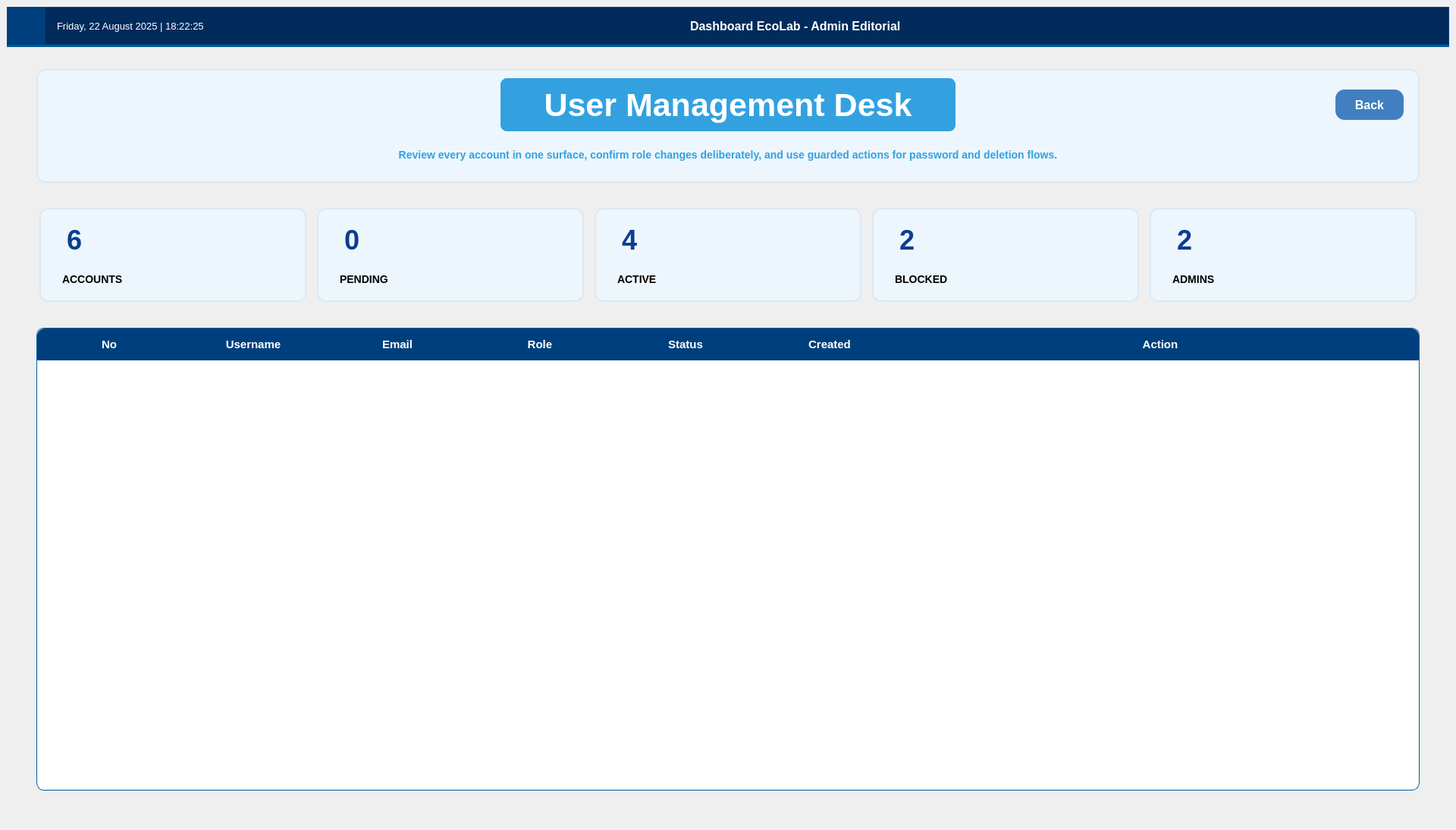
<?xml version="1.0" encoding="UTF-8"?>
<ui version="4.0">
 <class>MainWindow</class>
 <widget class="QMainWindow" name="MainWindow">
  <property name="geometry">
   <rect>
    <x>0</x>
    <y>0</y>
    <width>1920</width>
    <height>1094</height>
   </rect>
  </property>
  <property name="windowTitle">
   <string>MainWindow</string>
  </property>
  <widget class="QWidget" name="styleSheet">
   <property name="minimumSize">
    <size>
     <width>1920</width>
     <height>1080</height>
    </size>
   </property>
   <property name="maximumSize">
    <size>
     <width>1920</width>
     <height>1080</height>
    </size>
   </property>
   <property name="styleSheet">
    <string notr="true">
/* Title Menu */
#titleRightInfo { padding-left: 10px; }
#titleRightInfo { 
    font: 12pt &quot;Segoe UI&quot;; 
    color: #FFFFFF;
	font-weight: 700;
}

#clockInfo { 
    font: 10pt &quot;Segoe UI&quot;; 
    color: #FFFFFF;

}

#contentTop {	
	background-color: #002B5B;
	border: 1px solid #003F7D;
}

#contentBottom {
    border-top: 3px solid #005C99;

    background: qlineargradient(
        x1:0, y1:0, x2:0, y2:1,
        stop:0 #E1F2FB,
        stop:1 #F1F9F9
    );

    border-image: url(:/images/images/images/bg5.png) 0 0 0 0 stretch stretch;
}

/* Top Buttons */
#rightButtons .QPushButton { background-color: rgba(255, 255, 255, 0); border: none;  border-radius: 5px; }
#rightButtons .QPushButton:hover { background-color: #003F7D; border-style: solid; border-radius: 4px; }
#rightButtons .QPushButton:pressed { background-color: #002B5B; border-style: solid; border-radius: 4px; }

/* ================= TABLE ================= */
QTableWidget {
    background-color: #FFFFFF;
    alternate-background-color: #F4FAFF;
    gridline-color: #D6EAF8;

    border: 1px solid #005C99;   /* border biru */
    border-radius: 10px;         /* rounded utama */

    color: #002B5B;
    font-size: 11pt;
    font-weight: 600;

    selection-background-color: #005C99;
    selection-color: #FFFFFF;
}

/* ================= ITEM ================= */
QTableWidget::item {
    border-bottom: 1px solid #E1F2FB;
    padding: 8px;
    font-weight: 600;
}

QTableWidget::item:hover {
    background-color: #E8F4FC;
}

QTableWidget::item:selected {
    background-color: #005C99;
    color: #FFFFFF;
}

/* ================= HEADER (BIAR NYATU &amp; ROUNDED LOOK) ================= */
QHeaderView {
    background-color: #003F7D;   /* base header */
    border-top-left-radius: 10px;
    border-top-right-radius: 10px;
}

QHeaderView::section {
    background-color: transparent; /* ikut parent biar nyatu */
    color: #FFFFFF;
    padding: 10px 8px;
    border: none;
    font-weight: bold;
    font-size: 11pt;
}

/* ================= COMBOBOX (ROLE DROPDOWN) ================= */
QTableWidget QComboBox {
    background-color: #FFFFFF;
    border: 1px solid #005C99;
    border-radius: 5px;
    padding: 4px 8px;
    font-weight: 600;
    font-size: 10pt;
    color: #002B5B;
}

QTableWidget QComboBox:hover {
    background-color: #E8F4FC;
    border: 1px solid #003F7D;
}

QTableWidget QComboBox::drop-down {
    border: none;
    width: 20px;
}

QTableWidget QComboBox::down-arrow {
    image: url(none);
    border: 2px solid #005C99;
    width: 8px;
    height: 8px;
    background-color: #005C99;
}

QTableWidget QComboBox QAbstractItemView {
    background-color: #FFFFFF;
    border: 1px solid #005C99;
    selection-background-color: #005C99;
    selection-color: #FFFFFF;
    padding: 4px;
}

/* ================= CORNER ================= */
QTableCornerButton::section {
    background-color: #003F7D;
    border: none;
}

/* ================= SCROLLBAR VERTICAL ================= */
QTableWidget QScrollBar:vertical {
    background: transparent;
    width: 12px;
    margin: 4px 2px 4px 2px;
}

QTableWidget QScrollBar::handle:vertical {
    background: #005C99;
    border-radius: 5px;
    min-height: 20px;
}

QTableWidget QScrollBar::handle:vertical:hover {
    background: #003F7D;
}

QTableWidget QScrollBar::handle:vertical:pressed {
    background: #002B5B;
}

QScrollBar::add-line:vertical,
QScrollBar::sub-line:vertical {
    height: 0px;
}

/* ================= SCROLLBAR HORIZONTAL ================= */
QTableWidget QScrollBar:horizontal {
    background: transparent;
    height: 10px;
    margin: 2px;
}

QTableWidget QScrollBar::handle:horizontal {
    background: #005C99;
    border-radius: 5px;
    min-width: 20px;
}

QTableWidget QScrollBar::handle:horizontal:hover {
    background: #003F7D;
}

QTableWidget QScrollBar::handle:horizontal:pressed {
    background: #002B5B;
}

QScrollBar::add-line:horizontal,
QScrollBar::sub-line:horizontal {
    width: 0px;
}

#infoaccountFrame QFrame {
    background-color: #EDF6FC;   /* biru sangat pucat */
    border: 2px solid #D9E9F6; /* garis tipis, hampir menyatu */
    border-radius: 12px;
    margin: 4px;
    padding: 8px 0;
}

#infoaccountFrame QLabel {
    border: none;              /* hapus border default */
    background: transparent;    /* pastikan tidak ada background */
    color: #0b3d91;            /* warna font */
    font-weight: bold;
    font-size: 36px;
}


</string>
   </property>
   <layout class="QVBoxLayout" name="verticalLayout_4">
    <item>
     <widget class="QFrame" name="bgApp">
      <property name="styleSheet">
       <string notr="true">#topLogoadmin {
	background-color: #003F7D;
	background-image: url(:/images/images/images/logoecolab.png);
	background-position: centered;
	background-repeat: no-repeat;
}</string>
      </property>
      <property name="frameShape">
       <enum>QFrame::Shape::NoFrame</enum>
      </property>
      <property name="frameShadow">
       <enum>QFrame::Shadow::Raised</enum>
      </property>
      <layout class="QVBoxLayout" name="verticalLayout">
       <property name="spacing">
        <number>0</number>
       </property>
       <property name="leftMargin">
        <number>0</number>
       </property>
       <property name="topMargin">
        <number>0</number>
       </property>
       <property name="rightMargin">
        <number>0</number>
       </property>
       <property name="bottomMargin">
        <number>0</number>
       </property>
       <item>
        <widget class="QFrame" name="contentTop">
         <property name="maximumSize">
          <size>
           <width>16777215</width>
           <height>50</height>
          </size>
         </property>
         <property name="frameShape">
          <enum>QFrame::Shape::NoFrame</enum>
         </property>
         <property name="frameShadow">
          <enum>QFrame::Shadow::Raised</enum>
         </property>
         <layout class="QHBoxLayout" name="horizontalLayout_4">
          <property name="leftMargin">
           <number>0</number>
          </property>
          <property name="topMargin">
           <number>0</number>
          </property>
          <property name="rightMargin">
           <number>10</number>
          </property>
          <property name="bottomMargin">
           <number>0</number>
          </property>
          <item>
           <widget class="QFrame" name="topLogoadmin">
            <property name="minimumSize">
             <size>
              <width>50</width>
              <height>50</height>
             </size>
            </property>
            <property name="maximumSize">
             <size>
              <width>50</width>
              <height>50</height>
             </size>
            </property>
            <property name="frameShape">
             <enum>QFrame::Shape::NoFrame</enum>
            </property>
            <property name="frameShadow">
             <enum>QFrame::Shadow::Raised</enum>
            </property>
           </widget>
          </item>
          <item>
           <widget class="QFrame" name="leftBox">
            <property name="sizePolicy">
             <sizepolicy hsizetype="Expanding" vsizetype="Preferred">
              <horstretch>0</horstretch>
              <verstretch>0</verstretch>
             </sizepolicy>
            </property>
            <property name="frameShape">
             <enum>QFrame::Shape::NoFrame</enum>
            </property>
            <property name="frameShadow">
             <enum>QFrame::Shadow::Raised</enum>
            </property>
            <layout class="QHBoxLayout" name="horizontalLayout_3">
             <item>
              <widget class="QLabel" name="clockInfo">
               <property name="sizePolicy">
                <sizepolicy hsizetype="Preferred" vsizetype="Expanding">
                 <horstretch>0</horstretch>
                 <verstretch>0</verstretch>
                </sizepolicy>
               </property>
               <property name="maximumSize">
                <size>
                 <width>16777215</width>
                 <height>45</height>
                </size>
               </property>
               <property name="font">
                <font>
                 <family>Segoe UI</family>
                 <pointsize>10</pointsize>
                 <italic>false</italic>
                 <bold>false</bold>
                </font>
               </property>
               <property name="text">
                <string>Friday, 22 August 2025 | 18:22:25</string>
               </property>
               <property name="alignment">
                <set>Qt::AlignmentFlag::AlignLeading|Qt::AlignmentFlag::AlignLeft|Qt::AlignmentFlag::AlignVCenter</set>
               </property>
              </widget>
             </item>
             <item>
              <widget class="QLabel" name="titleRightInfo">
               <property name="sizePolicy">
                <sizepolicy hsizetype="Preferred" vsizetype="Expanding">
                 <horstretch>0</horstretch>
                 <verstretch>0</verstretch>
                </sizepolicy>
               </property>
               <property name="maximumSize">
                <size>
                 <width>16777215</width>
                 <height>45</height>
                </size>
               </property>
               <property name="font">
                <font>
                 <family>Segoe UI</family>
                 <pointsize>12</pointsize>
                 <italic>false</italic>
                 <bold>true</bold>
                </font>
               </property>
               <property name="text">
                <string>Dashboard EcoLab - Admin Editorial</string>
               </property>
               <property name="alignment">
                <set>Qt::AlignmentFlag::AlignLeading|Qt::AlignmentFlag::AlignLeft|Qt::AlignmentFlag::AlignVCenter</set>
               </property>
              </widget>
             </item>
             <item>
              <spacer name="horizontalSpacer">
               <property name="orientation">
                <enum>Qt::Orientation::Horizontal</enum>
               </property>
               <property name="sizeType">
                <enum>QSizePolicy::Policy::Maximum</enum>
               </property>
               <property name="sizeHint" stdset="0">
                <size>
                 <width>80</width>
                 <height>20</height>
                </size>
               </property>
              </spacer>
             </item>
            </layout>
           </widget>
          </item>
          <item>
           <widget class="QFrame" name="rightButtons">
            <property name="minimumSize">
             <size>
              <width>0</width>
              <height>28</height>
             </size>
            </property>
            <property name="frameShape">
             <enum>QFrame::Shape::NoFrame</enum>
            </property>
            <property name="frameShadow">
             <enum>QFrame::Shadow::Raised</enum>
            </property>
            <layout class="QHBoxLayout" name="horizontalLayout_2">
             <property name="spacing">
              <number>5</number>
             </property>
             <property name="leftMargin">
              <number>0</number>
             </property>
             <property name="topMargin">
              <number>0</number>
             </property>
             <property name="rightMargin">
              <number>0</number>
             </property>
             <property name="bottomMargin">
              <number>0</number>
             </property>
             <item>
              <widget class="QPushButton" name="minimizeAppBtn">
               <property name="minimumSize">
                <size>
                 <width>28</width>
                 <height>28</height>
                </size>
               </property>
               <property name="maximumSize">
                <size>
                 <width>28</width>
                 <height>28</height>
                </size>
               </property>
               <property name="cursor">
                <cursorShape>PointingHandCursor</cursorShape>
               </property>
               <property name="toolTip">
                <string>Minimize</string>
               </property>
               <property name="text">
                <string/>
               </property>
               <property name="icon">
                <iconset resource="../resources.qrc">
                 <normaloff>:/icons/images/icons/icon_minimize.png</normaloff>:/icons/images/icons/icon_minimize.png</iconset>
               </property>
               <property name="iconSize">
                <size>
                 <width>20</width>
                 <height>20</height>
                </size>
               </property>
              </widget>
             </item>
             <item>
              <widget class="QPushButton" name="maximizeRestoreAppBtn">
               <property name="minimumSize">
                <size>
                 <width>28</width>
                 <height>28</height>
                </size>
               </property>
               <property name="maximumSize">
                <size>
                 <width>28</width>
                 <height>28</height>
                </size>
               </property>
               <property name="font">
                <font>
                 <family>Segoe UI</family>
                 <pointsize>10</pointsize>
                 <italic>false</italic>
                 <bold>false</bold>
                 <stylestrategy>PreferDefault</stylestrategy>
                </font>
               </property>
               <property name="cursor">
                <cursorShape>PointingHandCursor</cursorShape>
               </property>
               <property name="toolTip">
                <string>Maximize</string>
               </property>
               <property name="text">
                <string/>
               </property>
               <property name="icon">
                <iconset resource="../resources.qrc">
                 <normaloff>:/icons/images/icons/icon_maximize.png</normaloff>:/icons/images/icons/icon_maximize.png</iconset>
               </property>
               <property name="iconSize">
                <size>
                 <width>20</width>
                 <height>20</height>
                </size>
               </property>
              </widget>
             </item>
             <item>
              <widget class="QPushButton" name="closeAppBtn">
               <property name="minimumSize">
                <size>
                 <width>28</width>
                 <height>28</height>
                </size>
               </property>
               <property name="maximumSize">
                <size>
                 <width>28</width>
                 <height>28</height>
                </size>
               </property>
               <property name="cursor">
                <cursorShape>PointingHandCursor</cursorShape>
               </property>
               <property name="toolTip">
                <string>Close</string>
               </property>
               <property name="text">
                <string/>
               </property>
               <property name="icon">
                <iconset resource="../resources.qrc">
                 <normaloff>:/icons/images/icons/icon_close.png</normaloff>:/icons/images/icons/icon_close.png</iconset>
               </property>
               <property name="iconSize">
                <size>
                 <width>20</width>
                 <height>20</height>
                </size>
               </property>
              </widget>
             </item>
            </layout>
           </widget>
          </item>
         </layout>
        </widget>
       </item>
       <item>
        <widget class="QFrame" name="contentBottom">
         <property name="frameShape">
          <enum>QFrame::Shape::NoFrame</enum>
         </property>
         <property name="frameShadow">
          <enum>QFrame::Shadow::Raised</enum>
         </property>
         <layout class="QVBoxLayout" name="verticalLayout_2">
          <item>
           <widget class="QFrame" name="titleFrame">
            <property name="minimumSize">
             <size>
              <width>0</width>
              <height>150</height>
             </size>
            </property>
            <property name="maximumSize">
             <size>
              <width>16777215</width>
              <height>200</height>
             </size>
            </property>
            <property name="frameShape">
             <enum>QFrame::Shape::NoFrame</enum>
            </property>
            <property name="frameShadow">
             <enum>QFrame::Shadow::Raised</enum>
            </property>
            <layout class="QVBoxLayout" name="verticalLayout_3">
             <property name="leftMargin">
              <number>30</number>
             </property>
             <property name="topMargin">
              <number>20</number>
             </property>
             <property name="rightMargin">
              <number>30</number>
             </property>
             <item>
              <widget class="QFrame" name="insidetitleFrame">
               <property name="minimumSize">
                <size>
                 <width>0</width>
                 <height>150</height>
                </size>
               </property>
               <property name="maximumSize">
                <size>
                 <width>16777215</width>
                 <height>200</height>
                </size>
               </property>
               <property name="styleSheet">
                <string notr="true">#insidetitleFrame {
    background-color: #EDF6FC;   /* biru sangat pucat */
    border: 1.5px solid #D9E9F6; /* garis tipis, hampir menyatu */
    border-radius: 12px;
}
</string>
               </property>
               <property name="frameShape">
                <enum>QFrame::Shape::NoFrame</enum>
               </property>
               <property name="frameShadow">
                <enum>QFrame::Shadow::Raised</enum>
               </property>
               <layout class="QVBoxLayout" name="verticalLayout_5">
                <property name="spacing">
                 <number>6</number>
                </property>
                <property name="leftMargin">
                 <number>10</number>
                </property>
                <property name="topMargin">
                 <number>10</number>
                </property>
                <property name="rightMargin">
                 <number>10</number>
                </property>
                <property name="bottomMargin">
                 <number>10</number>
                </property>
                <item>
                 <widget class="QFrame" name="setFrame">
                  <property name="minimumSize">
                   <size>
                    <width>0</width>
                    <height>70</height>
                   </size>
                  </property>
                  <property name="maximumSize">
                   <size>
                    <width>16777215</width>
                    <height>70</height>
                   </size>
                  </property>
                  <property name="styleSheet">
                   <string notr="true">#insidetitleFrame {
    background-color: #EDF6FC;   /* biru sangat pucat */
    border: 1.5px solid #D9E9F6; /* garis tipis, hampir menyatu */
    border-radius: 12px;
}
</string>
                  </property>
                  <property name="frameShape">
                   <enum>QFrame::Shape::NoFrame</enum>
                  </property>
                  <property name="frameShadow">
                   <enum>QFrame::Shadow::Raised</enum>
                  </property>
                  <layout class="QHBoxLayout" name="horizontalLayout">
                   <property name="spacing">
                    <number>0</number>
                   </property>
                   <property name="leftMargin">
                    <number>0</number>
                   </property>
                   <property name="topMargin">
                    <number>0</number>
                   </property>
                   <property name="rightMargin">
                    <number>0</number>
                   </property>
                   <property name="bottomMargin">
                    <number>0</number>
                   </property>
                   <item>
                    <widget class="QFrame" name="frame">
                     <property name="frameShape">
                      <enum>QFrame::Shape::NoFrame</enum>
                     </property>
                     <property name="frameShadow">
                      <enum>QFrame::Shadow::Raised</enum>
                     </property>
                    </widget>
                   </item>
                   <item>
                    <widget class="QLabel" name="labelTitle">
                     <property name="font">
                      <font>
                       <family>Segoe UI</family>
                       <pointsize>32</pointsize>
                       <italic>false</italic>
                       <bold>true</bold>
                      </font>
                     </property>
                     <property name="styleSheet">
                      <string notr="true">#labelTitle{
    font: bold 32pt &quot;Segoe UI&quot;;
    color: white;
    background-color: #33A1E0;
    border-radius: 8px;
    padding: 6px 10px;
    border: 1px solid #33A1E0;
    qproperty-alignment: AlignCenter; /* biar teks di tengah */
    /* Tambahan pengaturan ukuran */
    min-width: 500px;    /* lebar minimum */
    max-width: 1000px;    /* lebar maksimum */
}
</string>
                     </property>
                     <property name="text">
                      <string>User Management Desk</string>
                     </property>
                     <property name="alignment">
                      <set>Qt::AlignmentFlag::AlignCenter</set>
                     </property>
                    </widget>
                   </item>
                   <item>
                    <widget class="QFrame" name="frame_2">
                     <property name="frameShape">
                      <enum>QFrame::Shape::NoFrame</enum>
                     </property>
                     <property name="frameShadow">
                      <enum>QFrame::Shadow::Raised</enum>
                     </property>
                     <layout class="QHBoxLayout" name="horizontalLayout_5">
                      <item>
                       <widget class="QFrame" name="frame_3">
                        <property name="frameShape">
                         <enum>QFrame::Shape::NoFrame</enum>
                        </property>
                        <property name="frameShadow">
                         <enum>QFrame::Shadow::Raised</enum>
                        </property>
                       </widget>
                      </item>
                      <item>
                       <widget class="QPushButton" name="btn_back">
                        <property name="minimumSize">
                         <size>
                          <width>90</width>
                          <height>40</height>
                         </size>
                        </property>
                        <property name="maximumSize">
                         <size>
                          <width>90</width>
                          <height>40</height>
                         </size>
                        </property>
                        <property name="font">
                         <font>
                          <family>Arial</family>
                          <pointsize>12</pointsize>
                          <bold>true</bold>
                         </font>
                        </property>
                        <property name="styleSheet">
                         <string notr="true">QPushButton {
    border: none;
    border-radius: 12px;
    background-color: rgb(65, 127, 193); /* Warna background utama */
    color: rgb(255, 255, 255); /* Warna teks */
}

QPushButton:hover {
    background-color: rgba(65, 127, 193, 150); /* Warna saat hover */
}
</string>
                        </property>
                        <property name="text">
                         <string>Back</string>
                        </property>
                       </widget>
                      </item>
                     </layout>
                    </widget>
                   </item>
                  </layout>
                 </widget>
                </item>
                <item>
                 <widget class="QLabel" name="labelSubtitle">
                  <property name="font">
                   <font>
                    <pointsize>-1</pointsize>
                    <fontweight>DemiBold</fontweight>
                   </font>
                  </property>
                  <property name="styleSheet">
                   <string notr="true">color: #33A1E0;
    font-size: 14px;
    font-weight: 600;

</string>
                  </property>
                  <property name="text">
                   <string>Review every account in one surface, confirm role changes deliberately, and use guarded actions for password and deletion flows.</string>
                  </property>
                  <property name="alignment">
                   <set>Qt::AlignmentFlag::AlignCenter</set>
                  </property>
                 </widget>
                </item>
               </layout>
              </widget>
             </item>
            </layout>
           </widget>
          </item>
          <item>
           <widget class="QFrame" name="infoaccountFrame">
            <property name="minimumSize">
             <size>
              <width>0</width>
              <height>150</height>
             </size>
            </property>
            <property name="maximumSize">
             <size>
              <width>16777215</width>
              <height>140</height>
             </size>
            </property>
            <property name="frameShape">
             <enum>QFrame::Shape::NoFrame</enum>
            </property>
            <property name="frameShadow">
             <enum>QFrame::Shadow::Raised</enum>
            </property>
            <layout class="QHBoxLayout" name="horizontalLayoutInfo">
             <property name="leftMargin">
              <number>30</number>
             </property>
             <property name="rightMargin">
              <number>30</number>
             </property>
             <item>
              <widget class="QFrame" name="frameAccounts">
               <property name="styleSheet">
                <string notr="true"/>
               </property>
               <property name="frameShape">
                <enum>QFrame::Shape::NoFrame</enum>
               </property>
               <layout class="QVBoxLayout" name="verticalLayoutAccounts">
                <property name="spacing">
                 <number>0</number>
                </property>
                <property name="leftMargin">
                 <number>20</number>
                </property>
                <property name="topMargin">
                 <number>0</number>
                </property>
                <property name="rightMargin">
                 <number>0</number>
                </property>
                <property name="bottomMargin">
                 <number>0</number>
                </property>
                <item>
                 <widget class="QLabel" name="labelAccountsCount">
                  <property name="font">
                   <font>
                    <pointsize>-1</pointsize>
                    <bold>true</bold>
                   </font>
                  </property>
                  <property name="text">
                   <string>6</string>
                  </property>
                  <property name="alignment">
                   <set>Qt::AlignmentFlag::AlignLeading|Qt::AlignmentFlag::AlignLeft|Qt::AlignmentFlag::AlignVCenter</set>
                  </property>
                 </widget>
                </item>
                <item>
                 <widget class="QLabel" name="labelAccountsText">
                  <property name="styleSheet">
                   <string notr="true">    font-size: 14px;
    font-weight: 600;
	color: none;  
</string>
                  </property>
                  <property name="text">
                   <string>ACCOUNTS</string>
                  </property>
                  <property name="alignment">
                   <set>Qt::AlignmentFlag::AlignLeading|Qt::AlignmentFlag::AlignLeft|Qt::AlignmentFlag::AlignVCenter</set>
                  </property>
                 </widget>
                </item>
               </layout>
              </widget>
             </item>
             <item>
              <widget class="QFrame" name="framePending">
               <property name="frameShape">
                <enum>QFrame::Shape::NoFrame</enum>
               </property>
               <layout class="QVBoxLayout" name="verticalLayoutPending">
                <property name="spacing">
                 <number>0</number>
                </property>
                <property name="leftMargin">
                 <number>20</number>
                </property>
                <property name="topMargin">
                 <number>0</number>
                </property>
                <property name="rightMargin">
                 <number>0</number>
                </property>
                <property name="bottomMargin">
                 <number>0</number>
                </property>
                <item>
                 <widget class="QLabel" name="labelPendingCount">
                  <property name="font">
                   <font>
                    <pointsize>-1</pointsize>
                    <bold>true</bold>
                   </font>
                  </property>
                  <property name="text">
                   <string>0</string>
                  </property>
                  <property name="alignment">
                   <set>Qt::AlignmentFlag::AlignLeading|Qt::AlignmentFlag::AlignLeft|Qt::AlignmentFlag::AlignVCenter</set>
                  </property>
                 </widget>
                </item>
                <item>
                 <widget class="QLabel" name="labelPendingText">
                  <property name="styleSheet">
                   <string notr="true">    font-size: 14px;
    font-weight: 600;
	color: none;  
</string>
                  </property>
                  <property name="text">
                   <string>PENDING</string>
                  </property>
                  <property name="alignment">
                   <set>Qt::AlignmentFlag::AlignLeading|Qt::AlignmentFlag::AlignLeft|Qt::AlignmentFlag::AlignVCenter</set>
                  </property>
                 </widget>
                </item>
               </layout>
              </widget>
             </item>
             <item>
              <widget class="QFrame" name="frameActive">
               <property name="frameShape">
                <enum>QFrame::Shape::NoFrame</enum>
               </property>
               <layout class="QVBoxLayout" name="verticalLayoutActive">
                <property name="spacing">
                 <number>0</number>
                </property>
                <property name="leftMargin">
                 <number>20</number>
                </property>
                <property name="topMargin">
                 <number>0</number>
                </property>
                <property name="rightMargin">
                 <number>0</number>
                </property>
                <property name="bottomMargin">
                 <number>0</number>
                </property>
                <item>
                 <widget class="QLabel" name="labelActiveCount">
                  <property name="font">
                   <font>
                    <pointsize>-1</pointsize>
                    <bold>true</bold>
                   </font>
                  </property>
                  <property name="text">
                   <string>4</string>
                  </property>
                  <property name="alignment">
                   <set>Qt::AlignmentFlag::AlignLeading|Qt::AlignmentFlag::AlignLeft|Qt::AlignmentFlag::AlignVCenter</set>
                  </property>
                 </widget>
                </item>
                <item>
                 <widget class="QLabel" name="labelActiveText">
                  <property name="styleSheet">
                   <string notr="true">    font-size: 14px;
    font-weight: 600;
	color: none;  
</string>
                  </property>
                  <property name="text">
                   <string>ACTIVE</string>
                  </property>
                  <property name="alignment">
                   <set>Qt::AlignmentFlag::AlignLeading|Qt::AlignmentFlag::AlignLeft|Qt::AlignmentFlag::AlignVCenter</set>
                  </property>
                 </widget>
                </item>
               </layout>
              </widget>
             </item>
             <item>
              <widget class="QFrame" name="frameBlocked">
               <property name="frameShape">
                <enum>QFrame::Shape::NoFrame</enum>
               </property>
               <layout class="QVBoxLayout" name="verticalLayoutBlocked">
                <property name="spacing">
                 <number>0</number>
                </property>
                <property name="leftMargin">
                 <number>20</number>
                </property>
                <property name="topMargin">
                 <number>0</number>
                </property>
                <property name="rightMargin">
                 <number>0</number>
                </property>
                <property name="bottomMargin">
                 <number>0</number>
                </property>
                <item>
                 <widget class="QLabel" name="labelBlockedCount">
                  <property name="font">
                   <font>
                    <pointsize>-1</pointsize>
                    <bold>true</bold>
                   </font>
                  </property>
                  <property name="text">
                   <string>2</string>
                  </property>
                  <property name="alignment">
                   <set>Qt::AlignmentFlag::AlignLeading|Qt::AlignmentFlag::AlignLeft|Qt::AlignmentFlag::AlignVCenter</set>
                  </property>
                 </widget>
                </item>
                <item>
                 <widget class="QLabel" name="labelBlockedText">
                  <property name="styleSheet">
                   <string notr="true">    font-size: 14px;
    font-weight: 600;
	color: none;  
</string>
                  </property>
                  <property name="text">
                   <string>BLOCKED</string>
                  </property>
                  <property name="alignment">
                   <set>Qt::AlignmentFlag::AlignLeading|Qt::AlignmentFlag::AlignLeft|Qt::AlignmentFlag::AlignVCenter</set>
                  </property>
                 </widget>
                </item>
               </layout>
              </widget>
             </item>
             <item>
              <widget class="QFrame" name="frameAdmins">
               <property name="frameShape">
                <enum>QFrame::Shape::NoFrame</enum>
               </property>
               <layout class="QVBoxLayout" name="verticalLayoutAdmins">
                <property name="spacing">
                 <number>0</number>
                </property>
                <property name="leftMargin">
                 <number>20</number>
                </property>
                <property name="topMargin">
                 <number>0</number>
                </property>
                <property name="rightMargin">
                 <number>0</number>
                </property>
                <property name="bottomMargin">
                 <number>0</number>
                </property>
                <item>
                 <widget class="QLabel" name="labelAdminsCount">
                  <property name="font">
                   <font>
                    <pointsize>-1</pointsize>
                    <bold>true</bold>
                   </font>
                  </property>
                  <property name="text">
                   <string>2</string>
                  </property>
                  <property name="alignment">
                   <set>Qt::AlignmentFlag::AlignLeading|Qt::AlignmentFlag::AlignLeft|Qt::AlignmentFlag::AlignVCenter</set>
                  </property>
                 </widget>
                </item>
                <item>
                 <widget class="QLabel" name="labelAdminsText">
                  <property name="styleSheet">
                   <string notr="true">    font-size: 14px;
    font-weight: 600;
	color: none;  
</string>
                  </property>
                  <property name="text">
                   <string>ADMINS</string>
                  </property>
                  <property name="alignment">
                   <set>Qt::AlignmentFlag::AlignLeading|Qt::AlignmentFlag::AlignLeft|Qt::AlignmentFlag::AlignVCenter</set>
                  </property>
                 </widget>
                </item>
               </layout>
              </widget>
             </item>
            </layout>
           </widget>
          </item>
          <item>
           <widget class="QFrame" name="table_frame">
            <property name="minimumSize">
             <size>
              <width>1366</width>
              <height>596</height>
             </size>
            </property>
            <property name="maximumSize">
             <size>
              <width>16777215</width>
              <height>16777215</height>
             </size>
            </property>
            <property name="frameShape">
             <enum>QFrame::Shape::NoFrame</enum>
            </property>
            <property name="frameShadow">
             <enum>QFrame::Shadow::Raised</enum>
            </property>
            <layout class="QHBoxLayout" name="horizontalLayout_6" stretch="0">
             <property name="spacing">
              <number>0</number>
             </property>
             <property name="leftMargin">
              <number>30</number>
             </property>
             <property name="topMargin">
              <number>20</number>
             </property>
             <property name="rightMargin">
              <number>30</number>
             </property>
             <property name="bottomMargin">
              <number>20</number>
             </property>
             <item>
              <widget class="QTableWidget" name="tabeldata">
               <property name="minimumSize">
                <size>
                 <width>0</width>
                 <height>0</height>
                </size>
               </property>
               <property name="maximumSize">
                <size>
                 <width>16777215</width>
                 <height>16777215</height>
                </size>
               </property>
               <property name="focusPolicy">
                <enum>Qt::FocusPolicy::NoFocus</enum>
               </property>
               <property name="showGrid">
                <bool>false</bool>
               </property>
               <property name="gridStyle">
                <enum>Qt::PenStyle::NoPen</enum>
               </property>
               <attribute name="horizontalHeaderCascadingSectionResizes">
                <bool>false</bool>
               </attribute>
               <attribute name="horizontalHeaderMinimumSectionSize">
                <number>50</number>
               </attribute>
               <attribute name="horizontalHeaderDefaultSectionSize">
                <number>190</number>
               </attribute>
               <attribute name="horizontalHeaderStretchLastSection">
                <bool>true</bool>
               </attribute>
               <attribute name="verticalHeaderVisible">
                <bool>false</bool>
               </attribute>
               <column>
                <property name="text">
                 <string>No</string>
                </property>
                <property name="font">
                 <font>
                  <family>Arial</family>
                  <pointsize>11</pointsize>
                 </font>
                </property>
               </column>
               <column>
                <property name="text">
                 <string>Username</string>
                </property>
                <property name="font">
                 <font>
                  <family>Arial</family>
                  <pointsize>11</pointsize>
                 </font>
                </property>
               </column>
               <column>
                <property name="text">
                 <string>Email</string>
                </property>
                <property name="font">
                 <font>
                  <family>Arial</family>
                  <pointsize>11</pointsize>
                 </font>
                </property>
               </column>
               <column>
                <property name="text">
                 <string>Role </string>
                </property>
                <property name="font">
                 <font>
                  <family>Arial</family>
                  <pointsize>11</pointsize>
                 </font>
                </property>
               </column>
               <column>
                <property name="text">
                 <string>Status</string>
                </property>
                <property name="font">
                 <font>
                  <family>Arial</family>
                  <pointsize>11</pointsize>
                 </font>
                </property>
               </column>
               <column>
                <property name="text">
                 <string>Created</string>
                </property>
                <property name="font">
                 <font>
                  <family>Arial</family>
                  <pointsize>11</pointsize>
                 </font>
                </property>
               </column>
               <column>
                <property name="text">
                 <string>Action</string>
                </property>
                <property name="font">
                 <font>
                  <family>Arial</family>
                  <pointsize>11</pointsize>
                 </font>
                </property>
               </column>
              </widget>
             </item>
            </layout>
           </widget>
          </item>
         </layout>
        </widget>
       </item>
      </layout>
     </widget>
    </item>
   </layout>
  </widget>
 </widget>
 <resources>
  <include location="../resources.qrc"/>
 </resources>
 <connections/>
</ui>
